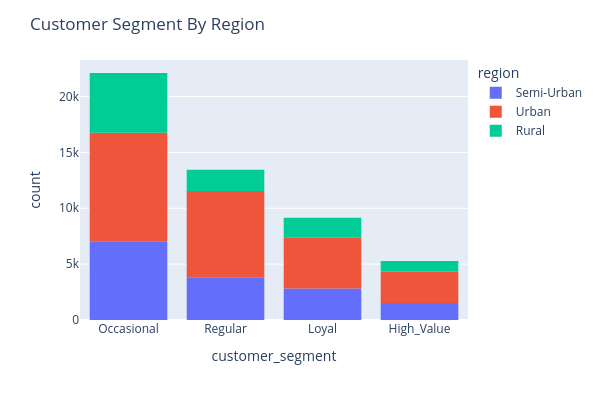

Notebook source saved alongside this figure:
### Markdown cell above
### Categorical-Categorical Relationship with Stacked Countplots

### Code cell
fig1 = px.histogram(df, x='customer_segment', color='region', category_orders={'customer_segment': segment_order})
fig1.update_layout(width=600, height=400, title='Customer Segment By Region')
fig1.show()

### Figure 1 — Plotly figure (JSON) as saved in the notebook; plotly's stock layout.template omitted (floating-point values rounded to 4 significant figures; data arrays with more than 128 entries replaced by an {"elided": "..."} marker saying what was removed)
{"data": [{"bingroup": "x", "hovertemplate": "region=Semi-Urban<br>customer_segment=%{x}<br>count=%{y}<extra></extra>", "legendgroup": "Semi-Urban", "marker": {"color": "#636efa", "pattern": {"shape": ""}}, "name": "Semi-Urban", "orientation": "v", "showlegend": true, "type": "histogram", "x": {"elided": "15212 str values"}, "xaxis": "x", "yaxis": "y"}, {"bingroup": "x", "hovertemplate": "region=Urban<br>customer_segment=%{x}<br>count=%{y}<extra></extra>", "legendgroup": "Urban", "marker": {"color": "#EF553B", "pattern": {"shape": ""}}, "name": "Urban", "orientation": "v", "showlegend": true, "type": "histogram", "x": {"elided": "24785 str values"}, "xaxis": "x", "yaxis": "y"}, {"bingroup": "x", "hovertemplate": "region=Rural<br>customer_segment=%{x}<br>count=%{y}<extra></extra>", "legendgroup": "Rural", "marker": {"color": "#00cc96", "pattern": {"shape": ""}}, "name": "Rural", "orientation": "v", "showlegend": true, "type": "histogram", "x": {"elided": "10003 str values"}, "xaxis": "x", "yaxis": "y"}], "layout": {"barmode": "relative", "height": 400, "legend": {"title": {"text": "region"}, "tracegroupgap": 0}, "margin": {"t": 60}, "title": {"text": "Customer Segment By Region"}, "width": 600, "xaxis": {"anchor": "y", "categoryarray": ["Occasional", "Regular", "Loyal", "High_Value"], "categoryorder": "array", "domain": [0, 1], "title": {"text": "customer_segment"}}, "yaxis": {"anchor": "x", "domain": [0, 1], "title": {"text": "count"}}}}
